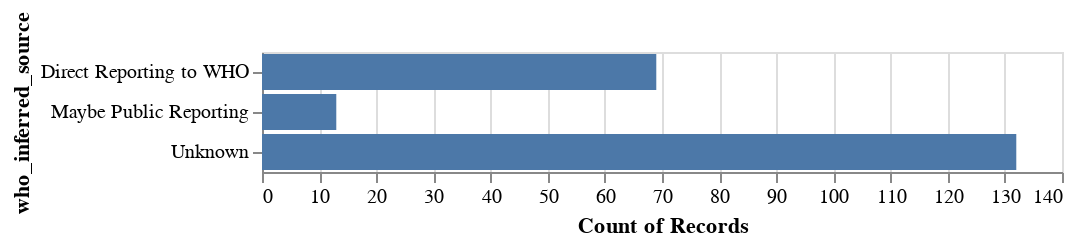

The notebook cell this image was saved under:
### Code cell
import altair as alt
alt.Chart(merged_data).mark_bar().encode(
    y=alt.Y('who_inferred_source'),
    x='count()',
    tooltip='count()'
)

### Figure 1 — Vega-Lite specification as saved in the notebook (floating-point values rounded to 4 significant figures; data arrays with more than 128 entries replaced by an {"elided": "..."} marker saying what was removed)
{"config": {"view": {"continuousWidth": 400, "continuousHeight": 300}}, "data": {"name": "data-d44f2d481316042638ed2eb10be2ce86"}, "mark": "bar", "encoding": {"tooltip": {"aggregate": "count", "type": "quantitative"}, "x": {"aggregate": "count", "type": "quantitative"}, "y": {"field": "who_inferred_source", "type": "nominal"}}, "$schema": "https://vega.github.io/schema/vega-lite/v4.17.0.json", "datasets": {"data-d44f2d481316042638ed2eb10be2ce86": {"elided": "214 records"}}}
